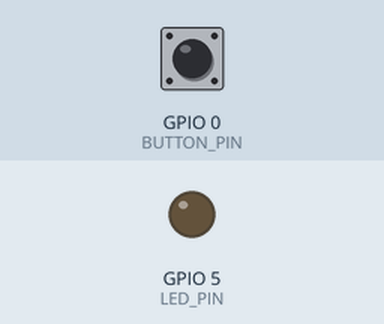
The sketch below on a simulated ESP32. On the bench: output pins drawn as LEDs (lit = HIGH). The test bench sets the inputs (shaded band); at power-on: GPIO 0 (BUTTON_PIN) HIGH. WiFi joins after 1.5 s; servers stay silent unless stated; uploads are accepted with an empty reply; what the sketch prints to the serial monitor is not drawn.

Above: at 2.7 s.
2.8 s: GPIO 0 (BUTTON_PIN) pulled LOW for 0.15 s
At 3.9 s:
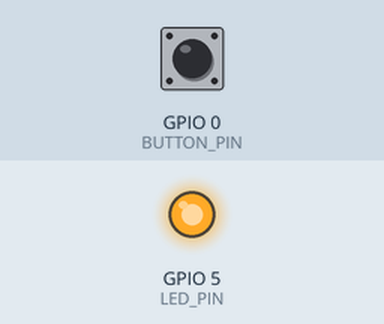
5.7 s: GPIO 0 (BUTTON_PIN) pulled LOW for 1 s
At 8.4 s:
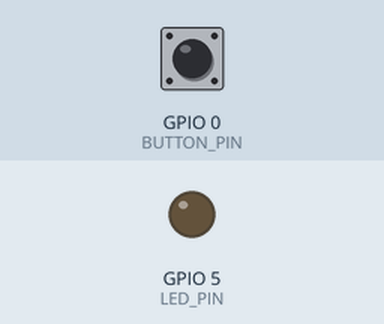
9.4 s: GPIO 0 (BUTTON_PIN) pulled LOW for 3.2 s
At 13.1 s:
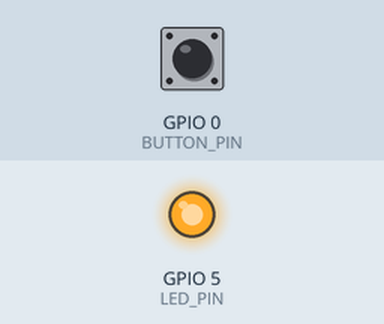
Timing chart, 0 to 15.4 s (numbered marks = the images above; inputs shaded):
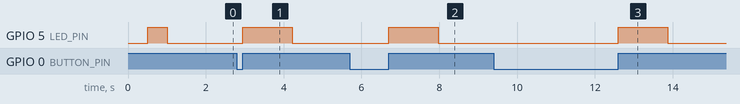

The sketch:

wifiTest.ino
```cpp
#include <WiFi.h>

// WiFi network name and password:
const char * networkName = "Connectify-vee";
const char * networkPswd = "valentyne";

// Internet domain to request from:
const char * hostDomain = "example.com";
const int hostPort = 80;

const int BUTTON_PIN = 0;
const int LED_PIN = 5;

void setup()
{
  // Initilize hardware:
  Serial.begin(115200);
  pinMode(BUTTON_PIN, INPUT_PULLUP);
  pinMode(LED_PIN, OUTPUT);

  // Connect to the WiFi network (see function below loop)
  connectToWiFi(networkName, networkPswd);

  digitalWrite(LED_PIN, LOW); // LED off
  Serial.print("Press button 0 to connect to ");
  Serial.println(hostDomain);
}

void loop()
{
  if (digitalRead(BUTTON_PIN) == LOW)
  { // Check if button has been pressed
    while (digitalRead(BUTTON_PIN) == LOW)
      ; // Wait for button to be released

    digitalWrite(LED_PIN, HIGH); // Turn on LED
    requestURL(hostDomain, hostPort); // Connect to server
    digitalWrite(LED_PIN, LOW); // Turn off LED
  }
}

void connectToWiFi(const char * ssid, const char * pwd)
{
  int ledState = 0;

  printLine();
  Serial.println("Connecting to WiFi network: " + String(ssid));

  WiFi.begin(ssid, pwd);

  while (WiFi.status() != WL_CONNECTED)
  {
    // Blink LED while we're connecting:
    digitalWrite(LED_PIN, ledState);
    ledState = (ledState + 1) % 2; // Flip ledState
    delay(500);
    Serial.print(".");
  }

  Serial.println();
  Serial.println("WiFi connected!");
  Serial.print("IP address: ");
  Serial.println(WiFi.localIP());
}

void requestURL(const char * host, uint8_t port)
{
  printLine();
  Serial.println("Connecting to domain: " + String(host));

  // Use WiFiClient class to create TCP connections
  WiFiClient client;
  if (!client.connect(host, port))
  {
    Serial.println("connection failed");
    return;
  }
  Serial.println("Connected!");
  printLine();

  // This will send the request to the server
  client.print((String)"GET / HTTP/1.1\r\n" +
               "Host: " + String(host) + "\r\n" +
               "Connection: close\r\n\r\n");
  unsigned long timeout = millis();
  while (client.available() == 0)
  {
    if (millis() - timeout > 5000)
    {
      Serial.println(">>> Client Timeout !");
      client.stop();
      return;
    }
  }

  // Read all the lines of the reply from server and print them to Serial
  while (client.available())
  {
    String line = client.readStringUntil('\r');
    Serial.print(line);
  }

  Serial.println();
  Serial.println("closing connection");
  client.stop();
}

void printLine()
{
  Serial.println();
  for (int i=0; i<30; i++)
    Serial.print("-");
  Serial.println();
}
```

Measured:
- after the input at 2.8 s, GPIO 5 (LED_PIN): LOW → HIGH after 0.15 s, → LOW 1.3 s later
- after the input at 5.7 s, GPIO 5 (LED_PIN): LOW → HIGH after 1.0 s, → LOW 1.3 s later
- after the input at 9.4 s, GPIO 5 (LED_PIN): LOW → HIGH after 3.2 s, → LOW 1.3 s later
